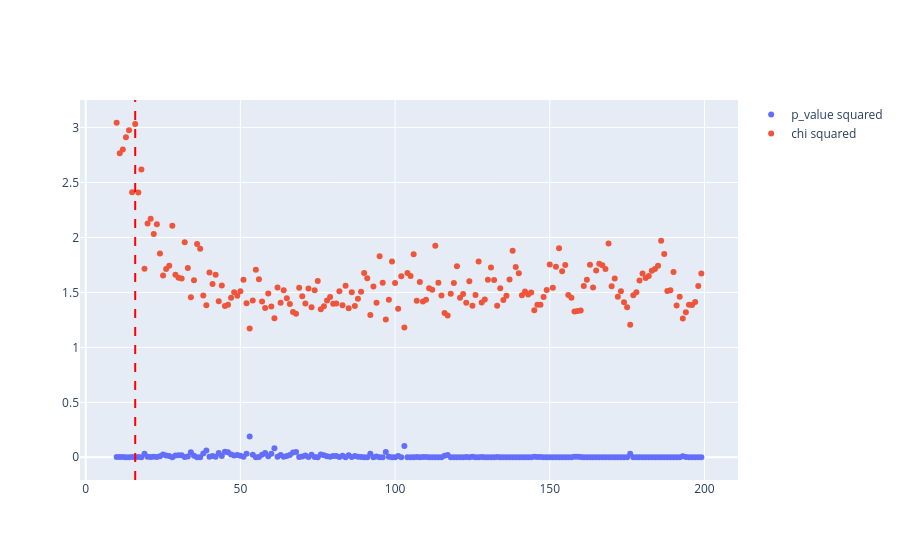

The notebook cell saved with this chart:
### Code cell
fig = go.Figure()

fig.add_trace( go.Scatter( x = range_bins , y = p_value_list , mode="markers" , name="p_value squared"))
fig.add_trace( go.Scatter( x = range_bins , y = chi2_list , mode="markers" , name="chi squared"))
fig.add_vline(x= sturges(len(data_refact)), line_dash="dash", line_color="red" , name= "sturges value for binning")
fig.update_layout(showlegend=True)
fig.show()

### Figure 1 — Plotly figure (JSON) as saved in the notebook; plotly's stock layout.template omitted (floating-point values rounded to 4 significant figures; data arrays with more than 128 entries replaced by an {"elided": "..."} marker saying what was removed)
{"data": [{"mode": "markers", "name": "p_value squared", "type": "scatter", "x": {"elided": "190 int values"}, "y": {"elided": "190 float values"}}, {"mode": "markers", "name": "chi squared", "type": "scatter", "x": {"elided": "190 int values"}, "y": {"elided": "190 float values"}}], "layout": {"shapes": [{"line": {"color": "red", "dash": "dash"}, "name": "sturges value for binning", "type": "line", "x0": 16, "x1": 16, "xref": "x", "y0": 0, "y1": 1, "yref": "y domain"}], "showlegend": true}}
